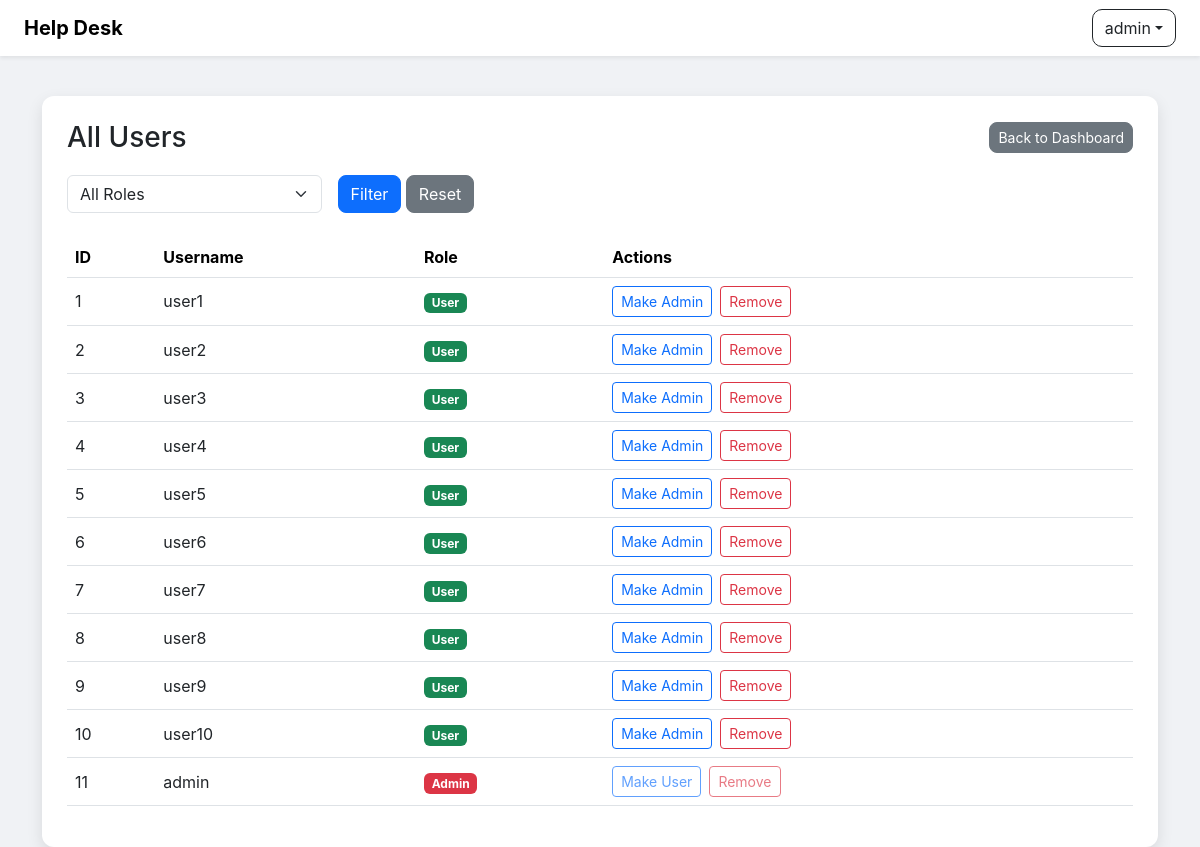
The app's page /admin/users (signed in), older data.
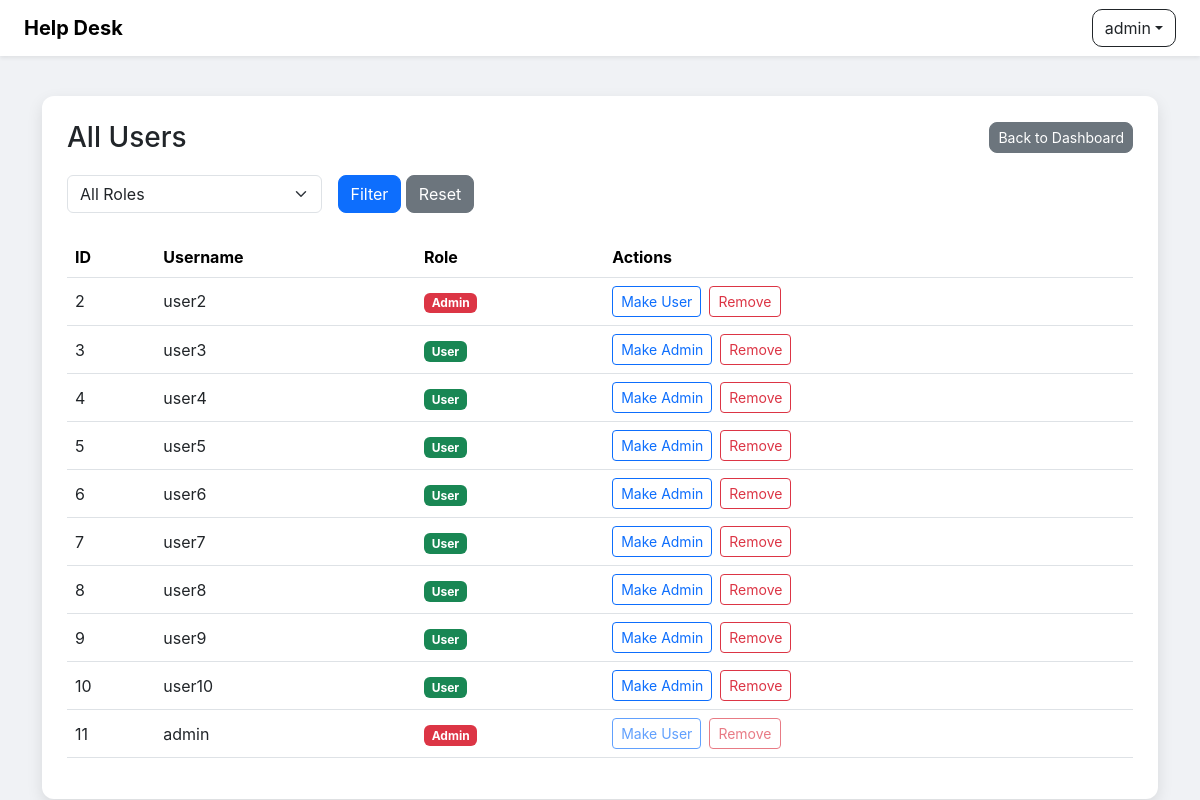
The same page, newer data.
### models.py (models this page shows, shortened)
class User(db.Model, UserMixin):
    id = db.Column(db.Integer, primary_key=True)
    username = db.Column(db.String(20), nullable=False, unique=True)
    password = db.Column(db.String(80), nullable=False)
    role = db.Column(db.String(20), default='user')
    is_deleted = db.Column(db.Boolean, default=False)
    def is_admin(self):
        return self.role == 'admin'

### app.py (the view)
@app.route('/admin/users')
@login_required
def admin_users():
    if not current_user.is_admin():
        abort(403)
    query = User.query.filter_by(is_deleted=False)
    role = request.args.get('role')
    if role in ('user', 'admin'):
        query = query.filter_by(role=role)
    users = query.all()
    return render_template('admin_users.html', users=users)

### app.py (called while the page is built)
@login_manager.user_loader
def load_user(user_id):
    return db.session.get(User, int(user_id))

@app.after_request
def set_security_headers(response):
    response.headers['X-Frame-Options'] = 'DENY'  # Stops the app being embedded in iframes (clickjacking)
    response.headers['X-Content-Type-Options'] = 'nosniff'  # Stops browsers guessing file types
    response.headers['Referrer-Policy'] = 'strict-origin-when-cross-origin'  # Limits URL info shared with third parties
    response.headers['Strict-Transport-Security'] = 'max-age=31536000; includeSubDomains'  # Forces HTTPS on live deployment
    response.headers['Content-Security-Policy'] = (
        "default-src 'self'; "
        "script-src 'self' cdn.jsdelivr.net; "
        "style-src 'self' cdn.jsdelivr.net; "
        "font-src 'self' cdn.jsdelivr.net; "
        "img-src 'self' data:; "
        "object-src 'none';"
    )
    return response

### templates/admin_users.html (shortened to what this page needs)
<!DOCTYPE html>
<html lang="en">
<head>
  <link rel="stylesheet" href="https://cdn.jsdelivr.net/npm/bootstrap@5.3.0/dist/css/bootstrap.min.css">
  <link rel="stylesheet" href="{{ url_for('static', filename='css/style.css') }}">
</head>
<body>
{% include "navbar.html" %}
<div class="container">
  <div class="dashboard-card">
    <div class="dashboard-header">
      <h3 class="mb-0">All Users</h3>
      <a href="{{ url_for('dashboard') }}" class="btn btn-secondary btn-sm">Back to Dashboard</a>
    </div>
    <form method="get" class="row g-3 mb-4">
      <div class="col-md-3">
        <select name="role" class="form-select">
          <option value="">All Roles</option>
        </select>
      </div>
      <div class="col-md-3">
        <button type="submit" class="btn btn-primary">Filter</button>
        <a href="{{ url_for('admin_users') }}" class="btn btn-secondary">Reset</a>
      </div>
    </form>
    <div class="table-responsive">
      <table class="table table-hover align-middle">
        <thead>
          <tr>
            <th>ID</th>
            <th>Username</th>
            <th>Role</th>
            <th>Actions</th>
          </tr>
        </thead>
        <tbody>
          {% for user in users %}
          <tr>
            <td>{{ user.id }}</td>
            <td>{{ user.username }}</td>
            <td>
              <span class="badge {% if user.role == 'admin' %}bg-danger{% else %}bg-success{% endif %}">
                {{ user.role.capitalize() }}
              </span>
            </td>
            <td class="actions">
              <form method="POST" action="{{ url_for('toggle_role', user_id=user.id) }}">
                <button type="submit" class="btn btn-sm btn-outline-primary"
                  {% if user.id == current_user.id %}disabled title="Can't change your own role"{% endif %}>
                  Make {{ 'User' if user.role == 'admin' else 'Admin' }}
                </button>
              </form>
              <form method="POST" action="{{ url_for('admin_delete_user', user_id=user.id) }}">
                <button type="submit" class="btn btn-sm btn-outline-danger"
                  {% if user.id == current_user.id %}disabled title="Can't delete yourself"{% endif %}>
                  Remove
                </button>
              </form>
            </td>
          </tr>
          {% endfor %}
        </tbody>
      </table>
    </div>
  </div>
</div>
</body>
</html>

### templates/navbar.html (shortened to what this page needs)
<nav class="navbar navbar-expand-lg navbar-light bg-white shadow-sm">
  <div class="container-fluid px-4">
    <a class="navbar-brand fw-bold" href="{{ url_for('dashboard') }}">Help Desk</a>
    <div class="d-flex align-items-center">
      {% if current_user.is_authenticated %}
      <div class="dropdown">
        <button class="btn btn-outline-dark dropdown-toggle d-flex align-items-center" type="button" id="userMenu" data-bs-toggle="dropdown" aria-expanded="false">
          {{ current_user.username }}
        </button>
      </div>
      {% endif %}
    </div>
  </div>
</nav>

### static/css/style.css (style rules this page uses)
body { background-color: #f0f2f5; font-family: 'Inter', sans-serif; }
.navbar { background-color: #212529; }
.navbar-brand { font-weight: bold; font-size: 1.25rem; color: black; }
.dropdown-toggle { border-radius: 10px; }
.dashboard-card { background: #ffffff; border-radius: 12px; box-shadow: 0 6px 16px rgba(0, 0, 0, 0.1); padding: 25px; margin-top: 40px; }
.dashboard-header { display: flex; justify-content: space-between; align-items: center; margin-bottom: 20px; }
.table th { color: black; }
.actions { display: flex; gap: 8px; }
.btn-primary, .btn-secondary, .btn-success { border-radius: 8px; }

Row changes from the older to the newer data that the page shows:
no longer on this page (row edited): User: id "1", username "user1", role "User", role "Admin"
changed User "user2": role "User" → "Admin"; role "Admin" → "User"
